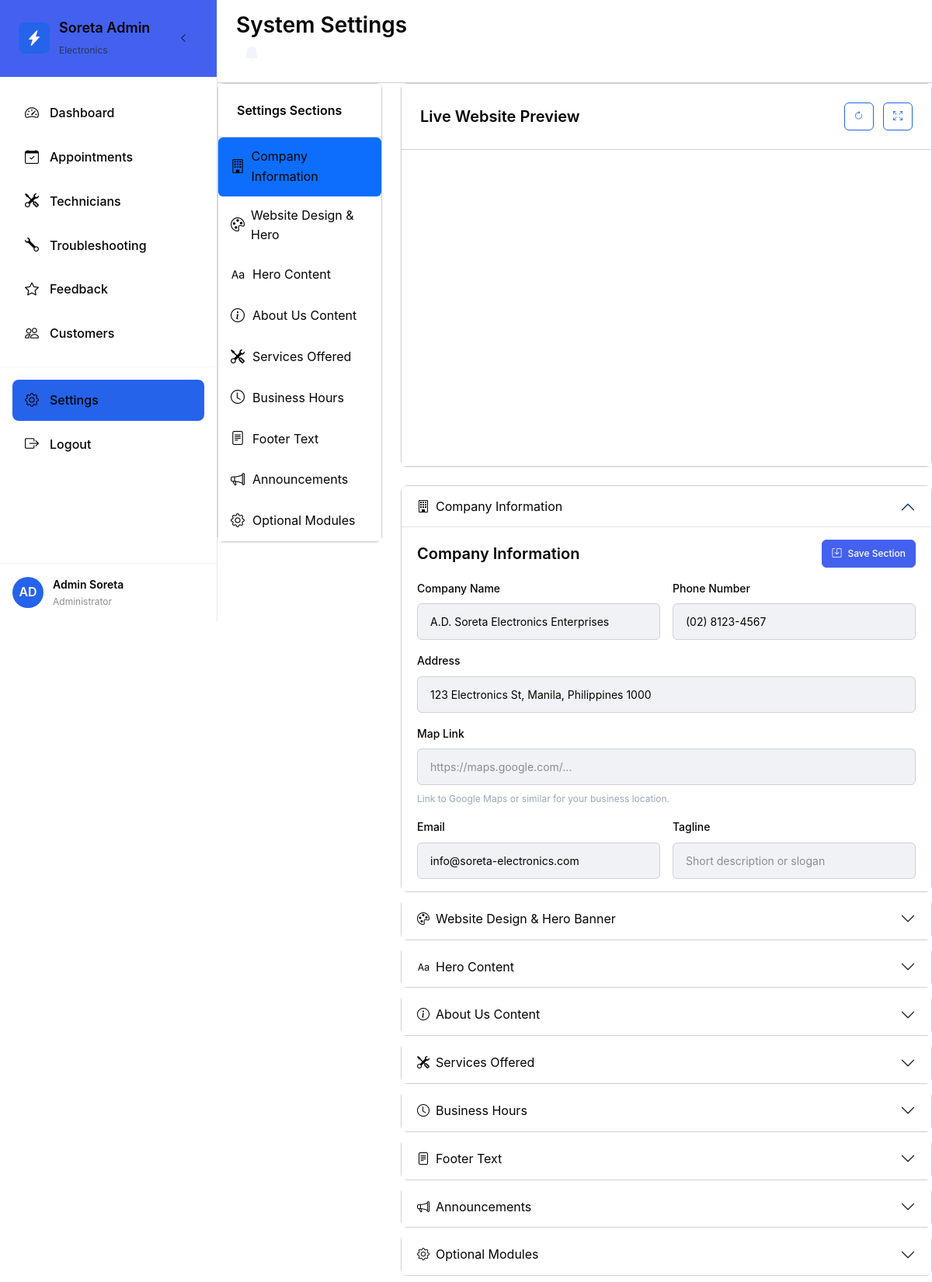
Screenshot of /admin/settings.php (signed in) with the database file from the repository.
### tables this page shows
CREATE TABLE `settings` (
  `id` INT PRIMARY KEY AUTO_INCREMENT,
  `setting_key` VARCHAR(255) UNIQUE NOT NULL,
  `setting_value` TEXT NOT NULL,
  `setting_type` ENUM('text', 'html', 'json') DEFAULT 'text',
  `updated_at` TIMESTAMP DEFAULT CURRENT_TIMESTAMP ON UPDATE CURRENT_TIMESTAMP
);

### admin/settings.php (the view, shortened to what the rows shown need)
<?php
$db = new Database();
$pdo = $db->getConnection();
$colsStmt = $pdo->prepare("SELECT COLUMN_NAME FROM INFORMATION_SCHEMA.COLUMNS WHERE TABLE_SCHEMA = DATABASE() AND TABLE_NAME = 'settings'");
$colsStmt->execute();
$cols = $colsStmt->fetchAll(PDO::FETCH_COLUMN) ?: [];
$colKey = in_array('setting_key', $cols) ? 'setting_key' : (in_array('key', $cols) ? 'key' : 'setting_key');
$colValue = in_array('setting_value', $cols) ? 'setting_value' : (in_array('value', $cols) ? 'value' : 'setting_value');
$colType = in_array('setting_type', $cols) ? 'setting_type' : null;
$colKeyEsc = "`" . str_replace('`', '', $colKey) . "`";
$colValueEsc = "`" . str_replace('`', '', $colValue) . "`";
$colTypeEsc = $colType ? "`" . str_replace('`', '', $colType) . "`" : null;
$selectCols = [$colKeyEsc . ' AS setting_key', $colValueEsc . ' AS setting_value'];
if ($colTypeEsc) $selectCols[] = $colTypeEsc . ' AS setting_type';
$stmt = $pdo->query("SELECT " . implode(', ', $selectCols) . " FROM settings");
$settings = [];
while ($row = $stmt->fetch()) {
    $k = $row['setting_key'];
    $settings[$k] = $row;
}
?>
<!DOCTYPE html>
<html lang="en">
<head>
    <link href="https://cdn.jsdelivr.net/npm/bootstrap@5.3.0/dist/css/bootstrap.min.css" rel="stylesheet">
    <link href="https://cdn.jsdelivr.net/npm/bootstrap-icons@1.10.0/font/bootstrap-icons.css" rel="stylesheet">
    <link href="https://cdn.jsdelivr.net/npm/cropperjs@1.5.12/dist/cropper.min.css" rel="stylesheet">
    <link href="<?= ROOT_PATH ?>assets/css/main.css" rel="stylesheet">
    <link href="<?= ROOT_PATH ?>assets/css/admin.css" rel="stylesheet">
</head>
<body>
    <div class="admin-layout">
        <main class="admin-main">
            <header class="admin-header">
                <div class="header-left">
                    <h1 class="h3 mb-0">System Settings</h1>
                </div>
            </header>
            <div class="admin-content">
                <div class="row">
                    <div class="col-md-9">
                        <form method="POST" id="settingsForm" enctype="multipart/form-data">
                            <div class="accordion" id="settingsAccordion">
                                <div class="accordion-item">
                                    <h2 class="accordion-header" id="heading-company">
                                        <button class="accordion-button" type="button" data-bs-toggle="collapse" data-bs-target="#collapse-company" aria-expanded="true" aria-controls="collapse-company">
                                            <i class="bi bi-building me-2"></i>Company Information
                                        </button>
                                    </h2>
                                    <div id="collapse-company" class="accordion-collapse collapse show" aria-labelledby="heading-company" data-bs-parent="#settingsAccordion">
                                        <div class="accordion-body">
                                            <div class="row g-3">
                                                <div class="col-md-6">
                                                    <label for="company_name" class="form-label">Company Name</label>
                                                    <input type="text" class="form-control" id="company_name"
                                                           name="settings[company_name]"
                                                           value="<?= htmlspecialchars($settings['company_name']['setting_value'] ?? '') ?>" required>
                                                </div>
                                                <div class="col-md-6">
                                                    <label for="company_phone" class="form-label">Phone Number</label>
                                                    <input type="text" class="form-control" id="company_phone"
                                                           name="settings[company_phone]"
                                                           value="<?= htmlspecialchars($settings['company_phone']['setting_value'] ?? '') ?>">
                                                </div>
                                                <div class="col-12">
                                                    <label for="company_address" class="form-label">Address</label>
                                                    <input type="text" class="form-control" id="company_address"
                                                           name="settings[company_address]"
                                                           value="<?= htmlspecialchars($settings['company_address']['setting_value'] ?? '') ?>">
                                                </div>
                                                <div class="col-md-6">
                                                    <label for="company_email" class="form-label">Email</label>
                                                    <input type="email" class="form-control" id="company_email"
                                                           name="settings[company_email]"
                                                           value="<?= htmlspecialchars($settings['company_email']['setting_value'] ?? '') ?>">
                                                </div>
                                            </div>
                                        </div>
                                    </div>
                                </div>
                                <div class="accordion-item">
                                    <h2 class="accordion-header" id="heading-design">
                                        <button class="accordion-button collapsed" type="button" data-bs-toggle="collapse" data-bs-target="#collapse-design" aria-expanded="false" aria-controls="collapse-design">
                                            <i class="bi bi-palette me-2"></i>Website Design & Hero Banner
                                        </button>
                                    </h2>
                                </div>
                                <div class="accordion-item">
                                    <h2 class="accordion-header" id="heading-hero">
                                        <button class="accordion-button collapsed" type="button" data-bs-toggle="collapse" data-bs-target="#collapse-hero" aria-expanded="false" aria-controls="collapse-hero">
                                            <i class="bi bi-type me-2"></i>Hero Content
                                        </button>
                                    </h2>
                                </div>
                                <div class="accordion-item">
                                    <h2 class="accordion-header" id="heading-about">
                                        <button class="accordion-button collapsed" type="button" data-bs-toggle="collapse" data-bs-target="#collapse-about" aria-expanded="false" aria-controls="collapse-about">
                                            <i class="bi bi-info-circle me-2"></i>About Us Content
                                        </button>
                                    </h2>
                                </div>
                                <div class="accordion-item">
                                    <h2 class="accordion-header" id="heading-services">
                                        <button class="accordion-button collapsed" type="button" data-bs-toggle="collapse" data-bs-target="#collapse-services" aria-expanded="false" aria-controls="collapse-services">
                                            <i class="bi bi-tools me-2"></i>Services Offered
                                        </button>
                                    </h2>
                                </div>
                                <div class="accordion-item">
                                    <h2 class="accordion-header" id="heading-hours">
                                        <button class="accordion-button collapsed" type="button" data-bs-toggle="collapse" data-bs-target="#collapse-hours" aria-expanded="false" aria-controls="collapse-hours">
                                            <i class="bi bi-clock me-2"></i>Business Hours
                                        </button>
                                    </h2>
                                </div>
                                <div class="accordion-item">
                                    <h2 class="accordion-header" id="heading-footer">
                                        <button class="accordion-button collapsed" type="button" data-bs-toggle="collapse" data-bs-target="#collapse-footer" aria-expanded="false" aria-controls="collapse-footer">
                                            <i class="bi bi-file-text me-2"></i>Footer Text
                                        </button>
                                    </h2>
                                </div>
                                <div class="accordion-item">
                                    <h2 class="accordion-header" id="heading-announcements">
                                        <button class="accordion-button collapsed" type="button" data-bs-toggle="collapse" data-bs-target="#collapse-announcements" aria-expanded="false" aria-controls="collapse-announcements">
                                            <i class="bi bi-megaphone me-2"></i>Announcements
                                        </button>
                                    </h2>
                                </div>
                                <div class="accordion-item">
                                    <h2 class="accordion-header" id="heading-optional">
                                        <button class="accordion-button collapsed" type="button" data-bs-toggle="collapse" data-bs-target="#collapse-optional" aria-expanded="false" aria-controls="collapse-optional">
                                            <i class="bi bi-gear me-2"></i>Optional Modules
                                        </button>
                                    </h2>
                                </div>
                            </div>
                        </form>
                    </div>
                </div>
            </div>
        </main>
    </div>
</body>
</html>

### rows the page displays
settings: setting_value "A.D. Soreta Electronics Enterprises"
settings: setting_value "(02) 8123-4567"
settings: setting_value "123 Electronics St, Manila, Philippines 1000"
settings: setting_value "info@soreta-electronics.com"

### other values shown
substr($_SESSION['user_name'], 0, 2) "AD"
$_SESSION['user_name'] "Admin Soreta"
